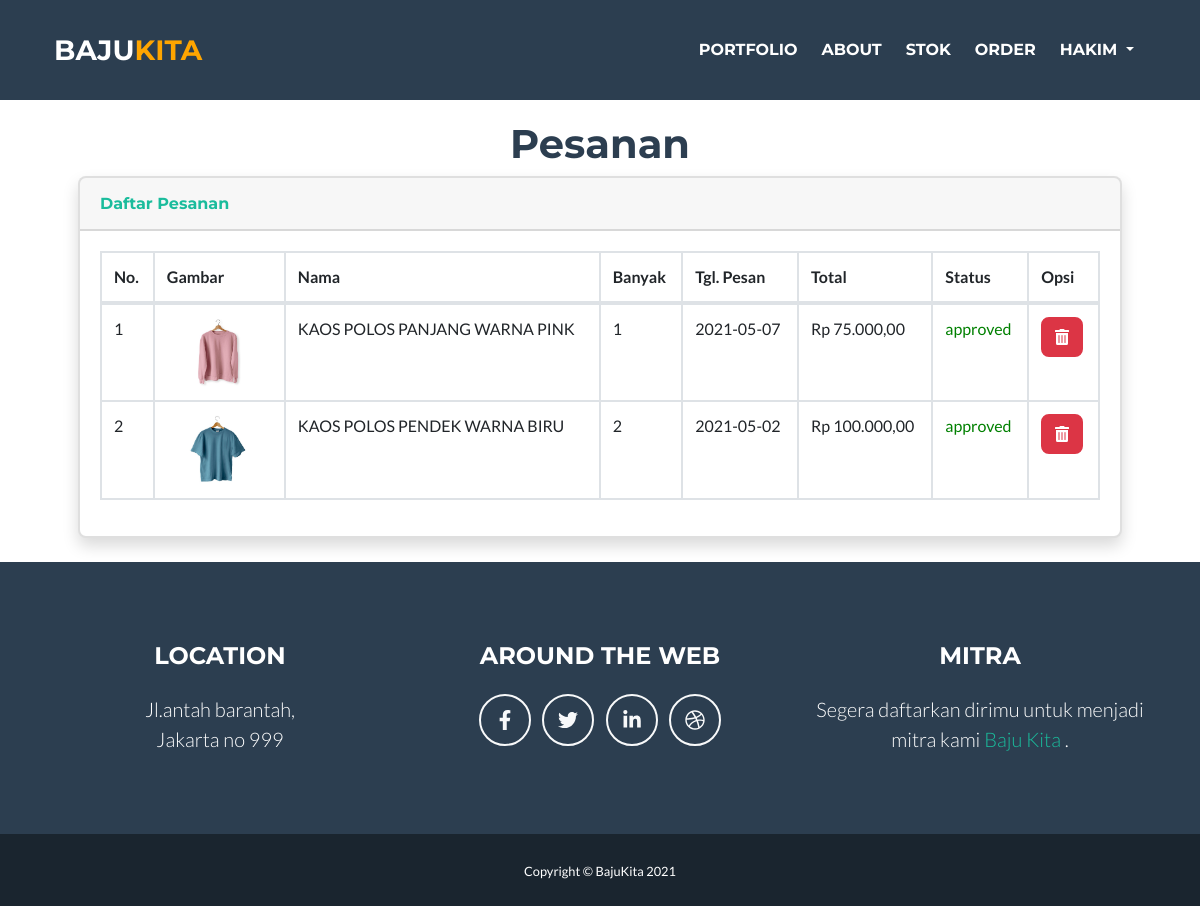
/index.php?page=pesananku (signed in), run on the app's committed database.
### tables this page shows
CREATE TABLE `pesanan` (
  `id_pesanan` int(50) NOT NULL,
  `id_user` int(50) NOT NULL,
  `id_barang` int(50) NOT NULL,
  `total_barang` int(50) NOT NULL,
  `tgl_transaksi` date NOT NULL,
  `total_transaksi` int(100) NOT NULL,
  `status` enum('approved','not approved','waiting') NOT NULL
);

CREATE TABLE `barang` (
  `id_barang` int(50) NOT NULL,
  `id_kategori` int(50) NOT NULL,
  `nama_brg` varchar(100) NOT NULL,
  `harga_brg` int(100) NOT NULL,
  `stok_brg` int(11) NOT NULL,
  `img_barang` varchar(5000) NOT NULL
);

### lib/pesananku.php (the view, shortened to what this page needs)
<?php
    $id_user = mysqli_query($koneksi,"SELECT id_user AS nama FROM user WHERE username_user = '$_SESSION[username_user]' ");
    $data_iduser = mysqli_fetch_array($id_user);
    $pesanan = mysqli_query($koneksi,"SELECT * FROM pesanan WHERE id_user = '$data_iduser[nama]'");
?>
<br><br><br><br><br>
<div class="container">
    <div class="pesanan">
        <div class="header">
            <h1>Pesanan</h1>
        </div>
        <div class="container-fluid">
                <div class="card shadow mb-4">
                <div class="card-header py-3">
                <h6 class="m-0 font-weight-bold text-primary">Daftar Pesanan</h6>
                </div>
                <div class="card-body">
                <div class="table-responsive">
                <?php
                $no = 1;
                ?>
                <table class="display table table-bordered" width="100%" cellspacing="0">
                    <thead>
                        <tr>
                            <th>No.</th>
                            <th>Gambar</th>
                            <th>Nama</th>
                            <th>Banyak</th>
                            <th>Tgl. Pesan</th>
                            <th>Total</th>
                            <th>Status</th>
                            <th>Opsi</th>
                        </tr>
                    </thead>
                    <tbody>
                    <?php
                    while ($data_pesanan = mysqli_fetch_array($pesanan)) {
                        $brg = mysqli_query($koneksi,"SELECT * FROM barang WHERE id_barang = '$data_pesanan[id_barang]' ");
                        $data_brg = mysqli_fetch_array($brg);
                    ?>
                        <tr>
                            <td><?php echo $no; $no++ ?> </td>
                            <td style="text-align: center;"><?php echo "<img style=' border-radius: 10px' src='assets/img/barang/$data_brg[img_barang]' width='100' />";?></td>
                            <td><?php echo $data_brg['nama_brg'] ?></td>
                            <td><?php echo $data_pesanan['total_barang'] ?></td>
                            <td><?php echo $data_pesanan['tgl_transaksi'] ?></td>
                            <td><?php echo "Rp " . number_format($data_pesanan['total_transaksi'],2,',','.'); ?></td>
                            <?php
                            if ($data_pesanan['status'] == 'approved') { ?>
                                <td style="color: green;"><?php echo $data_pesanan['status'] ?></td>
                            <?php }else if($data_pesanan['status'] == 'not approved'){ ?>
                                <td style="color: red;"><?php echo $data_pesanan['status'] ?></td>
                            <?php } else {?>
                                <td style="color: blue;"><?php echo $data_pesanan['status'] ?></td>
                            <?php }; ?>
                            <td>
                                <a <?php echo "href='lib/hapus.php?id=$data_pesanan[id_pesanan]'" ?> onclick="return confirm('Anda yakin mau menghapus item ini ?')" ><button type="button" class="btn btn-danger" ><i class="fas fa-trash-alt"></i></button></a>
                            </td>
                        </tr>
                    <?php }; ?>
                    </tbody>
                </table>
                </div>
                </div>
            </div>
            </div>
        </div>
    </div>

### lib/pesananku.php (style rules this page uses)
.pesanan { color:#2c3e50; }
.header { text-align: center; }

### data on the page
pesanan: id_barang.img_barang (picture), id_barang.nama_brg "KAOS POLOS PANJANG WARNA PINK", total_barang "1", tgl_transaksi "2021-05-07", total_transaksi "75.000,00", status "approved"
pesanan: id_barang.img_barang (picture), id_barang.nama_brg "KAOS POLOS PENDEK WARNA BIRU", total_barang "2", tgl_transaksi "2021-05-02", total_transaksi "100.000,00", status "approved"

### other printed values
$_SESSION['username_user'] "HAKIM"
